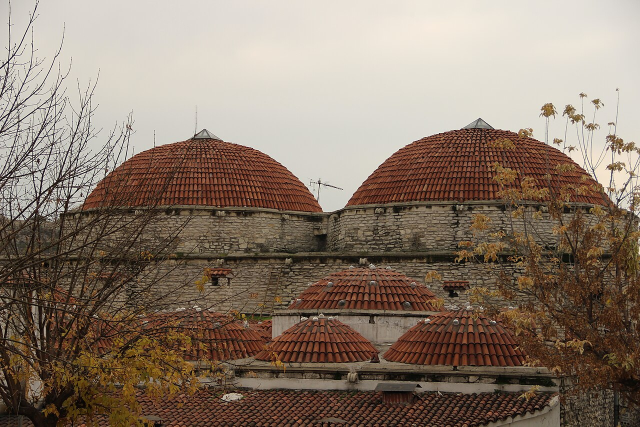
#> input picture episodes/eskisehir-cinli-hamam/img/arka_cinci.jpg, 1280 x 853 px (shown at 1/2 size)
$ python gorsel.py
#> lines starting #> are read from the running program, lines starting #| are printed output that depends on the picture; after the words box and inside, x2 and y2 are one past the last pixel; in counts of white or black regions, pixels touching at a corner belong together
#> in arka, im is the input picture: PIL image 1280x853 RGB; mean R, G, B 137.2, 121, 106.8
"""eskisehir-cinli-hamam: arka plan ve kanıt 1 hazırlığı (serbest lisanslı kaynaklardan).

    python episodes/eskisehir-cinli-hamam/gorsel.py

- img/arka.jpg (1080x1080): "Safranbolu Cinci Hamamı 2014.jpg" (Hamdigumus, CC0, Wikimedia Commons; img/arka_cinci.jpg,
  1280x853) — tarihî bir Osmanlı hamamının kubbeleri (temsilî; haberdeki Eskişehir hamamı değil). İki kubbe arasındaki
  çatı TV anteni ve sol kubbedeki iki ince paratoner direği (modern öğe) rötuşla silindi (OpenCV inpaint, yalnız
  çubuk pikselleri), kare kırpıldı, 1080'e büyütüldü, renk %70.
- img/kanit_1.jpg (1080x760): "Turkish bath-Kurna 2.jpg" (Pivox, CC BY-SA 4.0, Wikimedia Commons; img/kanit_kurna.jpg)
  — boş bir hamamın musluğu ve kurnası (temsilî). Yatay kırpıldı, 1080 genişliğe küçültüldü, hafif otomatik kontrast.
"""
from __future__ import annotations

from pathlib import Path

import cv2
import numpy as np
from PIL import Image, ImageEnhance, ImageOps

HERE = Path(__file__).resolve().parent
IMG = HERE / "img"


def anten_sil(im):
    """Çatıdaki modern çubukları siler: TV anteni (kubbeler arası) ve sol kubbe çevresindeki iki ince paratoner direği.
    Yalnız kutu içindeki gökyüzünden farklı ve kiremit kırmızısı olmayan pikseller boyanır (OpenCV inpaint)."""
    a = np.array(im)
    gok = np.array([205, 203, 198])
    maske = np.zeros(a.shape[:2], np.uint8)
    for x0, y0, x1, y1 in [(610, 350, 692, 412), (386, 206, 397, 274), (303, 256, 314, 300)]:
        kut = a[y0:y1, x0:x1].astype(np.int32)
        kirmizi = cv2.dilate(((kut[..., 0] - kut[..., 2]) > 25).astype(np.uint8), np.ones((7, 7), np.uint8)) > 0
        m = (np.abs(kut - gok).sum(-1) > 30) & ~kirmizi
        parca = cv2.dilate(m.astype(np.uint8) * 255, np.ones((3, 3), np.uint8))
        parca[kirmizi] = 0
        maske[y0:y1, x0:x1] = np.maximum(maske[y0:y1, x0:x1], parca)
#> this loop made 3 passes
#> pass 1, in anten_sil, `kut = a[y0:y1, x0:x1].astype(np.int32)`:
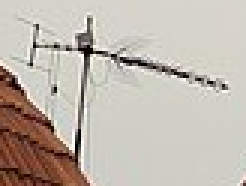
#> kut: shape (62, 82, 3) int32 (shown 3 times larger); mean R, G, B 191.8, 183.9, 174.2
#> pass 1, in anten_sil, `kirmizi = cv2.dilate(((kut[..., 0] - kut[..., 2]) > 25).astype(np.uint..`:
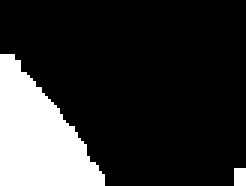
#> kirmizi: shape (62, 82) bool (shown 3 times larger); 18.9% white; 2 white regions, box (x1, y1, x2, y2) and area: (0, 18, 35, 62) 937, (78, 56, 82, 62) 24
#> pass 1, in anten_sil, `m = (np.abs(kut - gok).sum(-1) > 30) & ~kirmizi`:
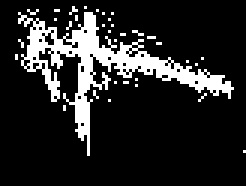
#> m: shape (62, 82) bool (shown 3 times larger); 15% white; 34 white regions (33 under 20 px), largest, box (x1, y1, x2, y2) and area: (6, 4, 78, 52) 705
#> pass 1, in anten_sil, `parca = cv2.dilate(m.astype(np.uint8) * 255, np.ones((3, 3), np.uint8))`:
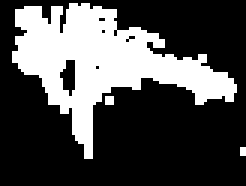
#> parca: shape (62, 82) (shown 3 times larger); 30.4% white; 3 white regions (2 under 20 px), largest, box (x1, y1, x2, y2) and area: (4, 1, 79, 53) 1531
#> after the loop:
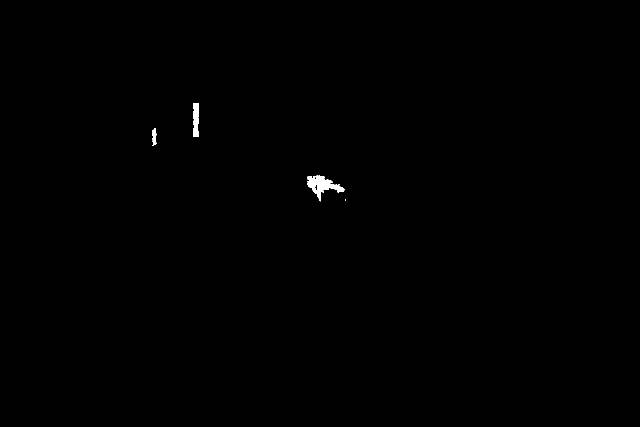
#> maske: shape (853, 1280) (shown at 1/2 size); 0.22% white; 5 white regions (2 under 20 px), largest, box (x1, y1, x2, y2) and area: (614, 351, 689, 403) 1505, (386, 206, 397, 274) 664, (304, 256, 313, 292) 227
    return Image.fromarray(cv2.inpaint(a, maske, 5, cv2.INPAINT_TELEA))


def arka():
    im = Image.open(IMG / "arka_cinci.jpg").convert("RGB")         # 1280x853
    im = anten_sil(im)
    x0, s = 200, 853
    im = im.crop((x0, 0, x0 + s, s)).resize((1080, 1080), Image.LANCZOS)
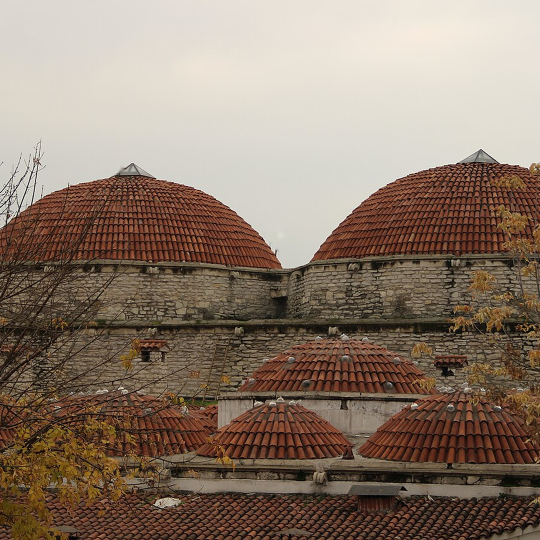
#> im: PIL image 1080x1080 RGB (shown at 1/2 size); mean R, G, B 139.8, 122.2, 107.7
    im = ImageEnhance.Color(im).enhance(0.70)
    im.save(IMG / "arka.jpg", quality=92)


def kanit_1():
#> (the run stopped early here; a loop or call above may not have finished)
